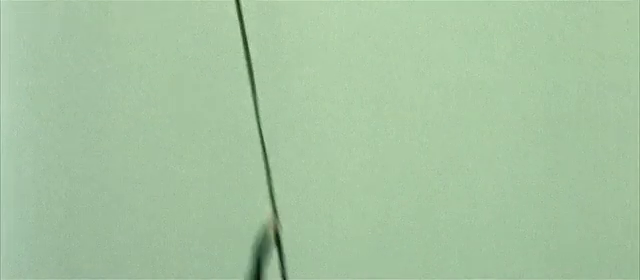
#> input picture TP2/Image-caracteristique/Q5_image_caracteristique_plan1.png, 640 x 280 px, given in place of Extrait1-Cosmos_Laundromat1(340p).m4v, which was not available
$ python Q1_monochrone.py
#> lines starting #> are read from the running program, lines starting #| are printed output that depends on the picture; pictures that were not available may be replaced by others from this repository, and a replacement may not be noted
import cv2
import numpy as np
import matplotlib.pyplot as plt
from numpy import shape

for option in cv2.__dict__:
    if 'CORREL' in option:
        print (option)

def normalize(hist) :
    valmax = np.amax(hist)
    valmin = np.amin(hist)
    hist = hist / (valmax - valmin) * 255
    return hist

def plot_correlation(corr):
    plt.figure(num=1, figsize=(10, 6))
    plt.clf()
    plt.plot(corr, 'b', linewidth = 0.5)
    plt.ylim([0, 1])
    plt.title("Correlation des histogrammes h et h-1")
    plt.xlabel("Numero de frames")
    plt.ylabel("Correlation (%)")
    plt.draw()
    plt.pause(0.0001)

#Ouverture du flux video
cap = cv2.VideoCapture("TP2_Videos/Extrait1-Cosmos_Laundromat1(340p).m4v")
#cap = cv2.VideoCapture(0)

ret, frame1 = cap.read() # Passe à l'image suivante
#> frame1 is the input picture: shape (280, 640, 3); mean B, G, R 160.6, 195, 164.8
gray = cv2.cvtColor(frame1, cv2.COLOR_BGR2GRAY)
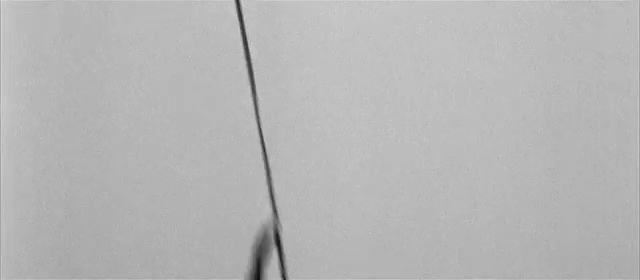
#> gray: shape (280, 640); min 12, max 222, mean 182.1
hist = cv2.calcHist([gray], [0], None, [256], [0,256])
#> hist = 256 values, max 14843 at index 182, min 0 at index 0, mean 700
#hist = cv2.cvtColor(normalize(hist).astype('float32'), cv2.COLOR_GRAY2BGR)
hist_old = hist
#> hist_old has the same summary as hist
corr = []
#print(hist)

cv2.namedWindow('Histogramme', cv2.WINDOW_NORMAL)
cv2.namedWindow('Video', cv2.WINDOW_NORMAL)
index = 1

while(ret):
    index += 1

    hist = cv2.calcHist([gray], [0], None, [256], [0, 256])
    hist = normalize(hist).astype('float32')
#> in normalize, `valmax = np.amax(hist)`: valmax = 14843
#> in normalize, `valmin = np.amin(hist)`: valmin = 0
#> in normalize, `hist = hist / (valmax - valmin) * 255`: hist = 256 values, max 255 at index 182, min 0 at index 0, mean 12.03
    corr.append(cv2.compareHist(hist_old, hist, 0))

    cv2.imshow('Histogramme', hist)
    cv2.imshow('Video', frame1)
    ## Plot en temps réel de la valeur de la correlation
    plot_correlation(corr)
#> in plot_correlation, `plt.pause(0.0001)`:
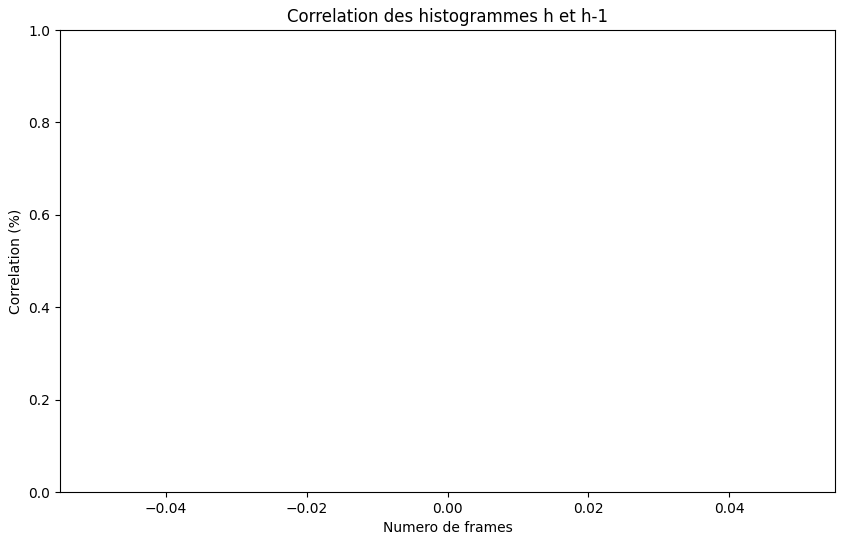
#> figure drawn by matplotlib, 1 panel

    hist_old = hist
#> hist_old has the same summary as hist in normalize
    k = cv2.waitKey(15) & 0xff
#> (key q is pressed here)
    if k == 27:
        break
    elif k == ord('s'):
        cv2.imwrite('Frame_%04d.png'%index, frame1)
        cv2.imwrite('YUV_Frame_%04d.png' % index, gray)
    elif k == ord('q'):
        break
    ret, frame1 = cap.read()
    if (ret):
        gray = cv2.cvtColor(frame1, cv2.COLOR_BGR2YUV)

cap.release()
cv2.destroyAllWindows()

$ run again, on TP2/Image-caracteristique/Q5_image_caracteristique_plan10.png
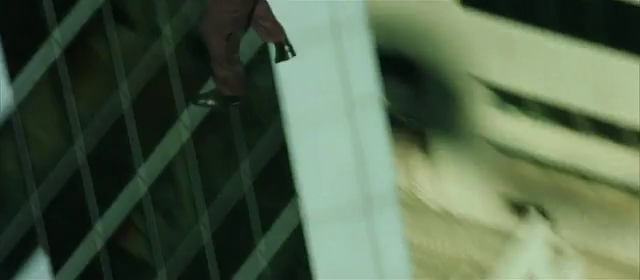
#> input picture TP2/Image-caracteristique/Q5_image_caracteristique_plan10.png, 640 x 280 px, given in place of Extrait1-Cosmos_Laundromat1(340p).m4v, which was not available
#> frame1 is the input picture: shape (280, 640, 3); mean B, G, R 74.6, 98.3, 80.4
#> `gray = cv2.cvtColor(frame1, cv2.COLOR_BGR2GRAY)`:
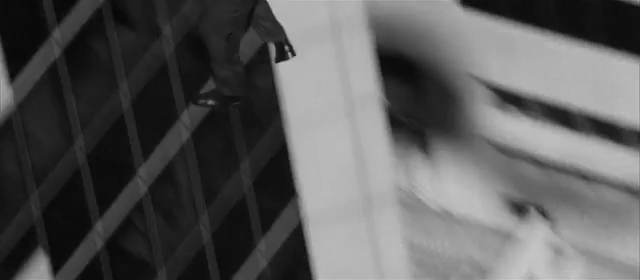
#> gray: shape (280, 640); min 5, max 206, mean 90.2
#> `hist = cv2.calcHist([gray], [0], None, [256], [0,256])`: hist = 256 values, max 4149 at index 181, min 0 at index 0, mean 700
#> `hist_old = hist`: hist_old has the same summary as hist
#> valmax = 4149
#> valmin = 0
#> in normalize, `hist = hist / (valmax - valmin) * 255`: hist = 256 values, max 255 at index 181, min 0 at index 0, mean 43.02
#> `hist_old = hist`: hist_old has the same summary as hist in normalize
